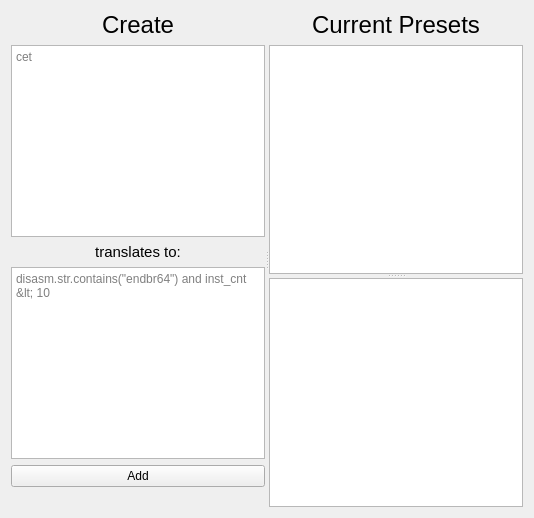
     <widget class="QWidget" name="PresetView">
      <attribute name="title">
       <string>Presets</string>
      </attribute>
      <layout class="QVBoxLayout" name="verticalLayout">
       <item>
        <widget class="QSplitter" name="splitter_3">
         <property name="orientation">
          <enum>Qt::Horizontal</enum>
         </property>
         <widget class="QWidget" name="layoutWidget">
          <layout class="QVBoxLayout" name="addPresets">
           <item>
            <widget class="QLabel" name="keyLabel">
             <property name="font">
              <font>
               <pointsize>18</pointsize>
              </font>
             </property>
             <property name="text">
              <string>Create</string>
             </property>
             <property name="scaledContents">
              <bool>false</bool>
             </property>
             <property name="alignment">
              <set>Qt::AlignCenter</set>
             </property>
            </widget>
           </item>
           <item>
            <widget class="QTextEdit" name="keyEdit">
             <property name="placeholderText">
              <string>cet</string>
             </property>
            </widget>
           </item>
           <item>
            <widget class="QLabel" name="defLabel">
             <property name="font">
              <font>
               <pointsize>11</pointsize>
              </font>
             </property>
             <property name="text">
              <string>translates to:</string>
             </property>
             <property name="alignment">
              <set>Qt::AlignCenter</set>
             </property>
            </widget>
           </item>
           <item>
            <widget class="QTextEdit" name="defEdit">
             <property name="markdown">
              <string/>
             </property>
             <property name="placeholderText">
              <string>disasm.str.contains(&quot;endbr64&quot;) and inst_cnt &lt; 10</string>
             </property>
            </widget>
           </item>
           <item>
            <widget class="QPushButton" name="presetButton">
             <property name="text">
              <string>Add</string>
             </property>
            </widget>
           </item>
           <item>
            <widget class="QLabel" name="presetStatus">
             <property name="text">
              <string/>
             </property>
            </widget>
           </item>
          </layout>
         </widget>
         <widget class="QWidget" name="layoutWidget">
          <layout class="QVBoxLayout" name="currentPresets">
           <item>
            <widget class="QLabel" name="currentLabel">
             <property name="font">
              <font>
               <pointsize>18</pointsize>
              </font>
             </property>
             <property name="layoutDirection">
              <enum>Qt::LeftToRight</enum>
             </property>
             <property name="text">
              <string>Current Presets</string>
             </property>
             <property name="textFormat">
              <enum>Qt::AutoText</enum>
             </property>
             <property name="scaledContents">
              <bool>false</bool>
             </property>
             <property name="alignment">
              <set>Qt::AlignCenter</set>
             </property>
             <property name="wordWrap">
              <bool>false</bool>
             </property>
            </widget>
           </item>
           <item>
            <widget class="QSplitter" name="splitter_2">
             <property name="orientation">
              <enum>Qt::Vertical</enum>
             </property>
             <widget class="QListWidget" name="keyView"/>
             <widget class="QListWidget" name="defView"/>
            </widget>
           </item>
          </layout>
         </widget>
        </widget>
       </item>
      </layout>
     </widget>
